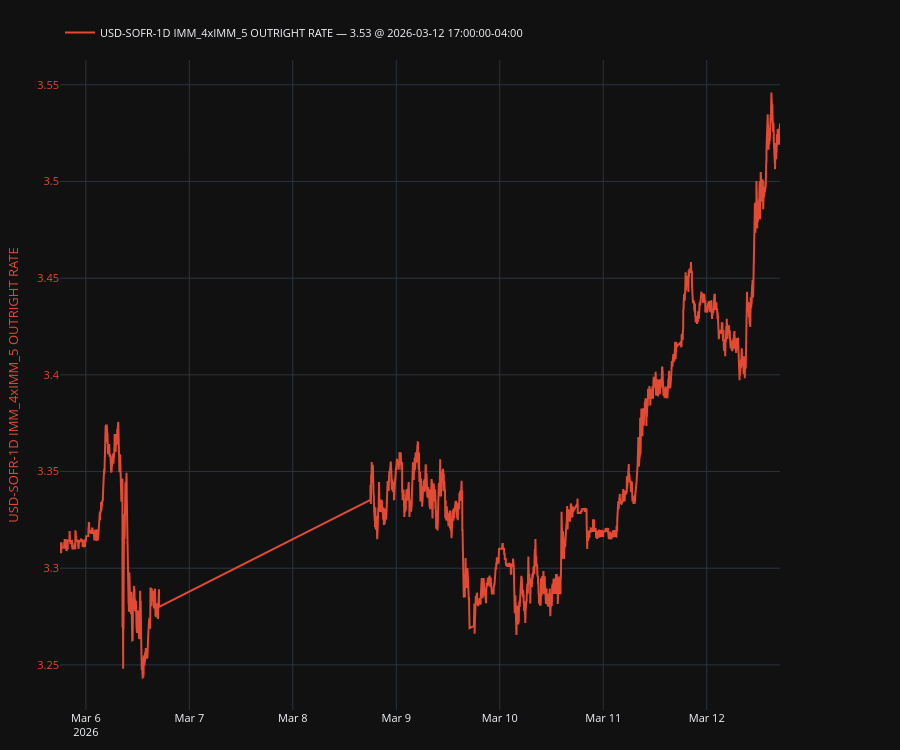

This figure's notebook cell:
### Code cell
plot, fig, ax, ax2, legend = make_secondary_axis_plot(engine="plotly")
plot(
    df[q.col_name().replace("-Q12STIRT", "")],
    which="left",
    indicators=[
        # {"kind": "last", "style": {"linestyle": "--", "linewidth": 1.2, "color": "tab:purple"}},  
        # {"kind": "sma", "window": 60, "style": {"linestyle": "--", "color": "green"}},
    ],
    # ou={"enable": True, "steps": 126, "add_metrics_to_legend": True}
)
legend(show_date=True, loc="upper left")
plt.show()

### Figure 1 — Plotly figure (JSON) as saved in the notebook; plotly's stock layout.template omitted (floating-point values rounded to 4 significant figures; data arrays with more than 128 entries replaced by an {"elided": "..."} marker saying what was removed)
{"data": [{"line": {"color": "#E24A33"}, "mode": "lines", "name": "USD-SOFR-1D IMM_4xIMM_5 OUTRIGHT RATE — 3.53 @ 2026-03-12 17:00:00-04:00", "showlegend": true, "type": "scatter", "x": {"elided": "6905 str values"}, "y": {"elided": "6905 float values"}, "yaxis": "y"}], "layout": {"font": {"size": 11}, "height": 750, "legend": {"orientation": "h", "x": 0, "xanchor": "left", "y": 1.02, "yanchor": "bottom"}, "margin": {"b": 40, "l": 60, "r": 120, "t": 60}, "newshape": {"line": {"color": "red"}}, "title": {}, "xaxis": {"showgrid": true, "showspikes": true, "spikecolor": "white", "spikemode": "across", "spikesnap": "cursor"}, "yaxis": {"showgrid": true, "showspikes": true, "spikecolor": "white", "spikesnap": "cursor", "spikethickness": 0.5, "tickfont": {"color": "#E24A33"}, "title": {"font": {"color": "#E24A33"}, "text": "USD-SOFR-1D IMM_4xIMM_5 OUTRIGHT RATE"}}}}
